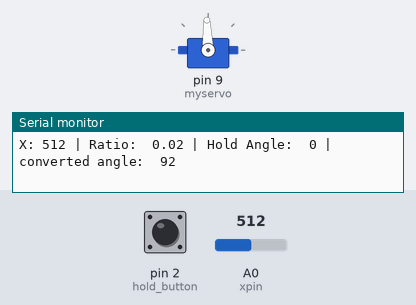
A sketch run on a simulated Arduino Uno, built with avr-gcc and run on an emulated ATmega328P. On the bench: servo, the last lines printed to the serial monitor. The test bench sets the inputs (shaded band); at power-on: A0 (xpin) = 512, pin 2 (hold_button) LOW.

Above: at 1.2 s.
1.3 s: A0 (xpin) set to 716
At 2.3 s:
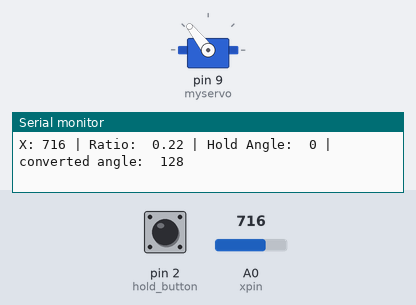
2.8 s: A0 (xpin) set to 1023
At 3.3 s:
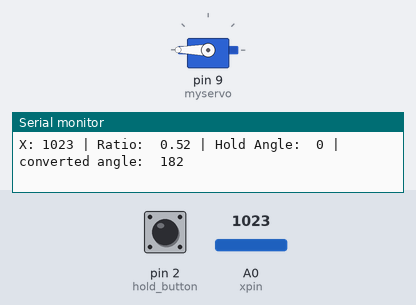
4.3 s: A0 (xpin) set to 900
At 5.5 s:
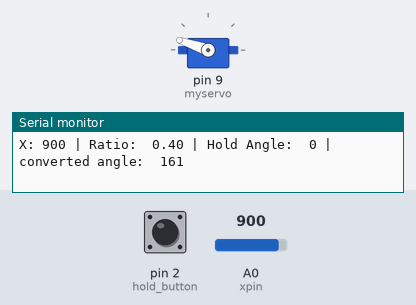
5.8 s: A0 (xpin) set to 306
At 6.5 s:
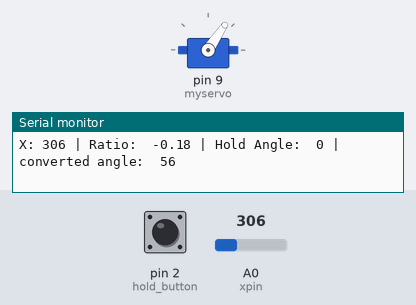
7.3 s: A0 (xpin) set to 0
At 8.5 s:
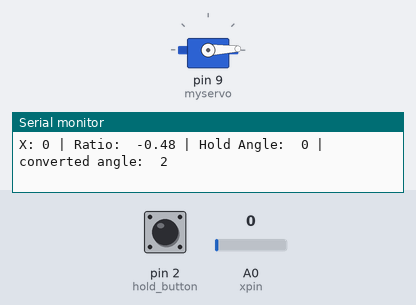
8.8 s: A0 (xpin) set to 122
At 9.7 s:
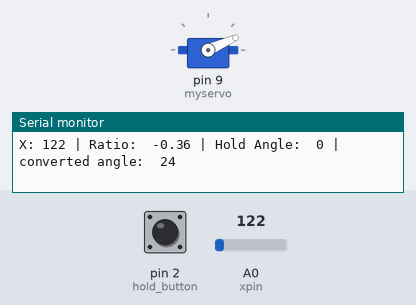
Timing chart, 0 to 11.3 s (numbered marks = the images above; inputs shaded):
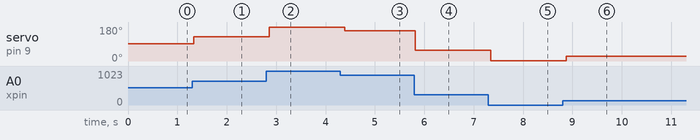

The sketch:

servo_test1.ino
```cpp
#include <Servo.h>

#include <math.h>
Servo myservo;


#define joyX A0

int xpin = A0;
int ypin = A1;
int hold_button = 2;


int xVal;
int hold;

float controller_convert(float input_val){
  if (input_val < 490 || input_val > 500){
    float output = log(exp(1.0*(input_val-495)/1023));
    return output;
  }
  else {
  return 0.0;
  }


}

void setup() {
  // put your setup code here, to run once:
  Serial.begin(9600);
  myservo.attach(9); //attach servo to pin 9 (PWM pin)
  pinMode(xpin, INPUT);
  pinMode(hold_button, INPUT);
}

void loop() {
  // put your main code here, to run repeatedly:

  xVal =analogRead(xpin);
  hold = digitalRead(hold_button);
  Serial.print("X: ");
  Serial.print(xVal);
  Serial.print(" | Ratio:  ");

  Serial.print(controller_convert(xVal));
  float multiplier = controller_convert(xVal);

  Serial.print(" | Hold Angle:  ");
  Serial.print(hold);
  Serial.print(" | converted angle:  ");
  int angle = multiplier * 180 + 90;

  Serial.println(angle);
  myservo.write(angle);


  delay(100);


}
```

Measured:
- after the input at 1.3 s, servo on pin 9 (myservo): 92° → 128° at once
- after the input at 2.8 s, servo on pin 9 (myservo): 128° → 180° after 0.06 s
- after the input at 4.3 s, servo on pin 9 (myservo): 180° → 161° after 0.09 s
- after the input at 5.8 s, servo on pin 9 (myservo): 161° → 56° at once
- after the input at 7.3 s, servo on pin 9 (myservo): 56° → 2° after 0.05 s
- after the input at 8.8 s, servo on pin 9 (myservo): 2° → 24° after 0.08 s
